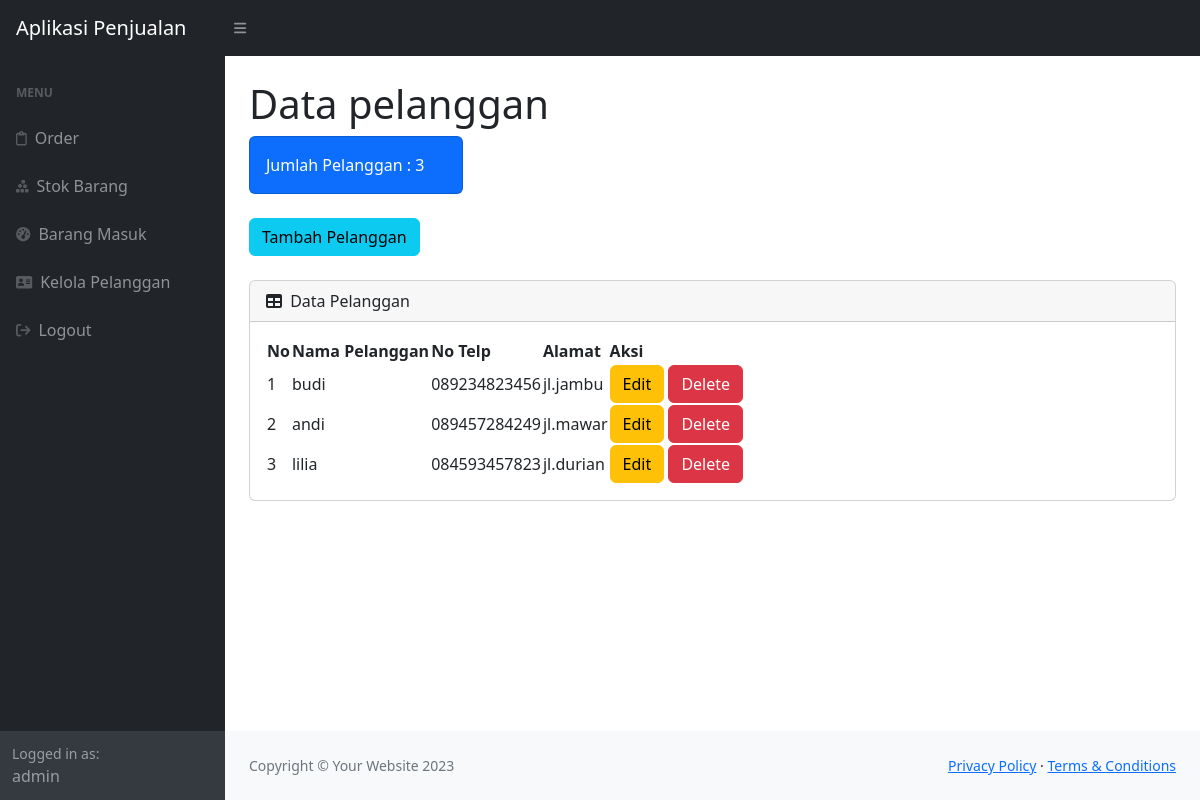
Page /pelanggan.php (signed in) on the committed database.
### tables this page shows
CREATE TABLE `user` (
  `iduser` int(11) NOT NULL,
  `username` varchar(35) NOT NULL,
  `password` varchar(20) NOT NULL
);

CREATE TABLE `pelanggan` (
  `idpelanggan` varchar(30) NOT NULL,
  `namapelanggan` varchar(30) NOT NULL,
  `no_telp` varchar(15) NOT NULL,
  `alamat` text NOT NULL
);

### pelanggan.php (the view, shortened to what this page needs)
<?php
require 'ceklogin.php';
$h1 = mysqli_query($koneksi, "select * from pelanggan");
$h2 = mysqli_num_rows($h1);
$ambiluser = mysqli_query($koneksi,"select * from user");
$nu = mysqli_fetch_array($ambiluser);
$username = $nu['username'];
?>
<!DOCTYPE html>
<html lang="en">
    <head>
        <link href="https://cdn.jsdelivr.net/npm/simple-datatables@7.1.2/dist/style.min.css" rel="stylesheet" />
        <link href="css/styles.css" rel="stylesheet" />
    </head>
    <body class="sb-nav-fixed">
        <nav class="sb-topnav navbar navbar-expand navbar-dark bg-dark">
            <a class="navbar-brand ps-3" href="index.html">Aplikasi Penjualan</a>
            <button class="btn btn-link btn-sm order-1 order-lg-0 me-4 me-lg-0" id="sidebarToggle" href="#!"><i class="fas fa-bars"></i></button>
        </nav>
        <div id="layoutSidenav">
            <div id="layoutSidenav_nav">
                <nav class="sb-sidenav accordion sb-sidenav-dark" id="sidenavAccordion">
                    <div class="sb-sidenav-menu">
                        <div class="nav">
                            <div class="sb-sidenav-menu-heading">Menu</div>
                            <a class="nav-link" href="index.php">
                                <div class="sb-nav-link-icon"><i class="fa-regular fa-clipboard"></i></div>
                                Order
                            </a>
                            <a class="nav-link" href="stok.php">
                                <div class="sb-nav-link-icon"><i class="fa-solid fa-cubes-stacked"></i></div>
                                Stok Barang
                            </a>
                            <a class="nav-link" href="masuk.php">
                                <div class="sb-nav-link-icon"><i class="fas fa-tachometer-alt"></i></div>
                                Barang Masuk
                            </a>
                            <a class="nav-link" href="pelanggan.php">
                                <div class="sb-nav-link-icon"><i class="fa-solid fa-address-card"></i></div>
                                Kelola Pelanggan
                            </a>
                            <a class="nav-link" href="logout.php">
                                <div class="sb-nav-link-icon"><i class="fa-solid fa-arrow-right-from-bracket"></i></div>
                                Logout
                            </a>
                        </div>
                    </div>
                    <div class="sb-sidenav-footer">
                        <div class="small">Logged in as:</div>
                        <?php echo $username ?>
                    </div>
                </nav>
            </div>
            <div id="layoutSidenav_content">
                <main>
                    <div class="container-fluid px-4">
                        <h1 class="mt-4">Data pelanggan</h1>
                        <div class="row">
                            <div class="col-xl-3 col-md-6">
                                <div class="card bg-primary text-white mb-4">
                                    <div class="card-body">Jumlah Pelanggan : <?php echo $h2 ?></div>
                                    </div>
                                </div>
                            </div>
                            <button type="button" class="btn btn-info mb-4" data-bs-toggle="modal" data-bs-target="#myModal">
                            Tambah Pelanggan
                            </button>
                        <div class="card mb-4">
                            <div class="card-header">
                                <i class="fas fa-table me-1"></i>
                                Data Pelanggan
                            </div>
                            <div class="card-body">
                                <table id="datatablesSimple">
                                    <thead>
                                        <tr>
                                            <th>No</th>
                                            <th>Nama Pelanggan</th>
                                            <th>No Telp</th>
                                            <th>Alamat</th>
                                            <th>Aksi</th>
                                        </tr>
                                    </thead>
                                    <tbody>
                                    <?php
                                    $data = mysqli_query($koneksi,"select * from pelanggan");
                                    $i = 1;
                                    while($p=mysqli_fetch_array($data)){
                                        $namapelanggan = $p['namapelanggan'];
                                        $notelp = $p['no_telp'];
                                        $alamat = $p['alamat'];
                                        $idpelanggan = $p['idpelanggan'];
                                    ?>
                                        <tr>
                                            <td><?php echo $i++;?></td>
                                            <td><?php echo $namapelanggan ?></td>
                                            <td><?php echo $notelp ?></td>
                                            <td><?php echo $alamat ?></td>
                                            <td><button type="button" class="btn btn-warning" data-bs-toggle="modal" data-bs-target="#edit<?php echo $idpelanggan; ?>">
                                            Edit
                                            </button>
                                            <button type="button" class="btn btn-danger" data-bs-toggle="modal" data-bs-target="#delete<?php echo $idpelanggan; ?>">
                                            Delete
                                            </button></td>
                                        </tr>
                                        <?php
                                        };
                                        ?>
                                    </tbody>
                                </table>
                            </div>
                        </div>
                    </div>
                </main>
                <footer class="py-4 bg-light mt-auto">
                    <div class="container-fluid px-4">
                        <div class="d-flex align-items-center justify-content-between small">
                            <div class="text-muted">Copyright &copy; Your Website 2023</div>
                            <div>
                                <a href="#">Privacy Policy</a>
                                &middot;
                                <a href="#">Terms &amp; Conditions</a>
                            </div>
                        </div>
                    </div>
                </footer>
            </div>
        </div>
    </body>
</html>

### rows in the picture
user: username "admin"
pelanggan: namapelanggan "budi", no_telp "089234823456", alamat "jl.jambu"
pelanggan: namapelanggan "andi", no_telp "089457284249", alamat "jl.mawar"
pelanggan: namapelanggan "lilia", no_telp "084593457823", alamat "jl.durian"

### other values in the picture
$h2 "3"
